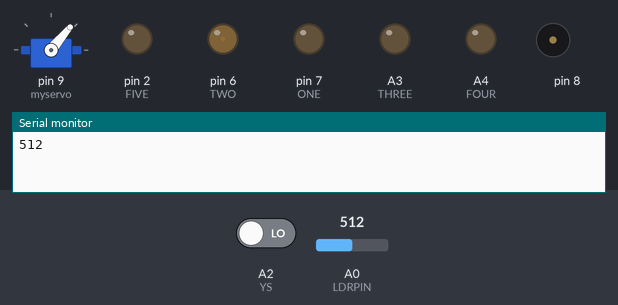
Bench run of a sketch on a simulated Arduino Uno, built with avr-gcc and run on an emulated ATmega328P. Parts: servo, output pins drawn as LEDs (lit = HIGH), buzzer (waves = sounding), the last lines printed to the serial monitor. The inputs (shaded band) are chosen by the test bench; at power-on: A0 (LDRPIN) = 512, A2 (YS) LOW. Random numbers use the default seed unless the sketch sets one.

Above: at 17.1 s.
17.2 s: A0 (LDRPIN) set to 670
At 18.52 s:
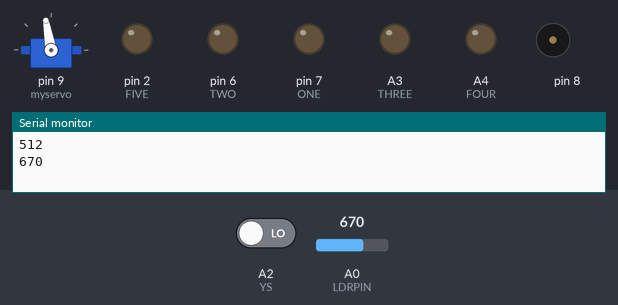
20.7 s: A0 (LDRPIN) set to 650
At 21.43 s:
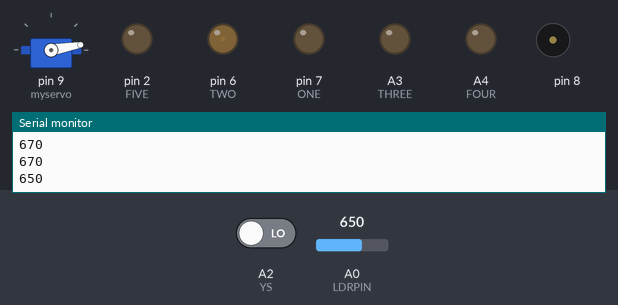
24.2 s: A0 (LDRPIN) set to 716
At 25.33 s:
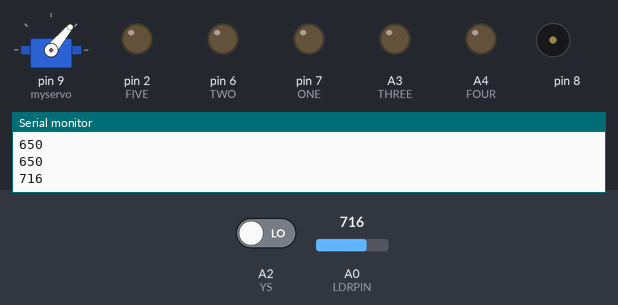
Timing chart, 0 to 33.7 s (numbered marks = the images above; inputs shaded):
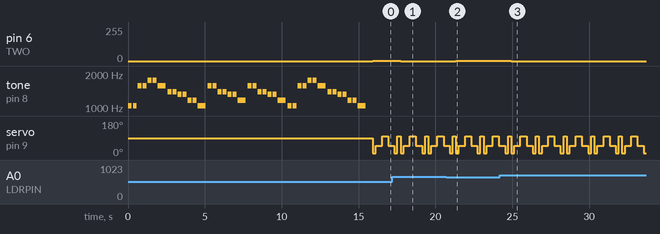

Measured:
- after the input at 17.2 s, pin 6 (TWO): 1/255 → 0/255 after 0.53 s
- after the input at 20.7 s, pin 6 (TWO): 0/255 → 1/255 after 0.63 s
- after the input at 24.2 s, pin 6 (TWO): 1/255 → 0/255 after 0.73 s
- by itself, servo on pin 9 (myservo): repeats every 1.8 s: 100° 0.20 s, 10° 0.20 s, 50° 0.40 s, 100° 0.40 s, 50° 0.40 s, 10° 0.20 s

The sketch:

0405.ino
```cpp
/*
 * Intro to IM
 * Rebecca Huang
 * Musical Instrument
 * April 6, 2021
 */

const int ONE = 7;
const int TWO = 6;
const int THREE = A3;
const int FOUR = A4;
const int FIVE = 2;
const int LDRPIN = A0;
const int YS = A2;

#include "pitches.h"
#include <Servo.h>
Servo myservo;

int melody[] = {
  NOTE_C6, NOTE_C6, NOTE_G6, NOTE_G6, NOTE_A6, NOTE_A6, NOTE_G6,
  NOTE_F6, NOTE_F6, NOTE_E6, NOTE_E6, NOTE_D6, NOTE_D6, NOTE_C6,
  NOTE_G6, NOTE_G6, NOTE_F6, NOTE_F6, NOTE_E6, NOTE_E6, NOTE_D6,
  NOTE_G6, NOTE_G6, NOTE_F6, NOTE_F6, NOTE_E6, NOTE_E6, NOTE_D6,
  NOTE_C6, NOTE_C6, NOTE_G6, NOTE_G6, NOTE_A6, NOTE_A6, NOTE_G6,
  NOTE_F6, NOTE_F6, NOTE_E6, NOTE_E6, NOTE_D6, NOTE_D6, NOTE_C6, 0
};


int noteDurations[] = {
  //8 is shorter than 4
  4, 4, 4, 4, 4, 4, 2,
  4, 4, 4, 4, 4, 4, 2,
  4, 4, 4, 4, 4, 4, 2,
  4, 4, 4, 4, 4, 4, 2,
  4, 4, 4, 4, 4, 4, 2,
  4, 4, 4, 4, 4, 4, 2, 4
};


void setup() {
  Serial.begin(9600);

  //light sensor pin
  pinMode(LDRPIN, INPUT);

  //switch's pin
  pinMode(YS, INPUT);

  //LED's pins
  pinMode(ONE, OUTPUT);
  pinMode(TWO, OUTPUT);
  pinMode(THREE, OUTPUT);
  pinMode(FOUR, OUTPUT);
  pinMode(FIVE, OUTPUT);

  //the speaker
  for (int thisNote = 0; thisNote < 43; thisNote++) {
    int noteDuration = 1000 / noteDurations[thisNote];
    tone(8, melody[thisNote], noteDuration);//SPEAKER PIN IS 8
    int pauseBetweenNotes = noteDuration * 1.30;
    delay(pauseBetweenNotes);
  }
  //initialize the servo object ; SERVO PIN IS 9
  myservo.attach(9);
}

void loop() {
  //the larger the number is in pos of myservo.write(pos),
  //the slower will the sever move

  int sensorValue = analogRead(LDRPIN);
  Serial.println(sensorValue);
  //the sections of intending to let the LEDs flash
  //according to the sensor value
  if (sensorValue > 660) {
    analogWrite(ONE, HIGH);
    analogWrite(TWO, LOW);
    analogWrite(THREE, HIGH);
    analogWrite(FOUR, LOW);
    analogWrite(FIVE, HIGH);
  } else {
    analogWrite(ONE, LOW);
    analogWrite(TWO, HIGH);
    analogWrite(THREE, LOW);
    analogWrite(FOUR, HIGH);
    analogWrite(FIVE, LOW);
  }
  //the switch controlling the LED
  if (digitalRead(YS) == HIGH) {
    digitalWrite(ONE, random(LOW, HIGH));
    digitalWrite(TWO, random(LOW, HIGH));
    digitalWrite(THREE, random(LOW, HIGH));
    digitalWrite(FOUR, random(LOW, HIGH));
    digitalWrite(FIVE, random(LOW, HIGH));
  }
  //the pattern of how the servo works at last
  myservo.write(10);
  delay(200);
  myservo.write(50);
  delay(200);
  myservo.write(50);
  delay(200);
  myservo.write(100);
  delay(200);
  myservo.write(100);
  delay(200);
  myservo.write(50);
  delay(200);
  myservo.write(50);
  delay(200);
  myservo.write(10);
  delay(200);
  myservo.write(100);
  delay(200);
}
```

pitches.h
```cpp
/*************************************************
 * Public Constants
 *************************************************/
//every note has a frequency
#define NOTE_B0  31
#define NOTE_C1  33
#define NOTE_CS1 35
#define NOTE_D1  37
#define NOTE_DS1 39
#define NOTE_E1  41
#define NOTE_F1  44
#define NOTE_FS1 46
#define NOTE_G1  49
#define NOTE_GS1 52
#define NOTE_A1  55
#define NOTE_AS1 58
#define NOTE_B1  62
#define NOTE_C2  65
#define NOTE_CS2 69
#define NOTE_D2  73
#define NOTE_DS2 78
#define NOTE_E2  82
#define NOTE_F2  87
#define NOTE_FS2 93
#define NOTE_G2  98
#define NOTE_GS2 104
#define NOTE_A2  110
#define NOTE_AS2 117
#define NOTE_B2  123
#define NOTE_C3  131
#define NOTE_CS3 139
#define NOTE_D3  147
#define NOTE_DS3 156
#define NOTE_E3  165
#define NOTE_F3  175
#define NOTE_FS3 185
#define NOTE_G3  196
#define NOTE_GS3 208
#define NOTE_A3  220
#define NOTE_AS3 233
#define NOTE_B3  247
#define NOTE_C4  262
#define NOTE_CS4 277
#define NOTE_D4  294
#define NOTE_DS4 311
#define NOTE_E4  330
#define NOTE_F4  349
#define NOTE_FS4 370
#define NOTE_G4  392
#define NOTE_GS4 415
#define NOTE_A4  440
#define NOTE_AS4 466
#define NOTE_B4  494
#define NOTE_C5  523
#define NOTE_CS5 554
#define NOTE_D5  587
#define NOTE_DS5 622
#define NOTE_E5  659
#define NOTE_F5  698
#define NOTE_FS5 740
#define NOTE_G5  784
#define NOTE_GS5 831
#define NOTE_A5  880
#define NOTE_AS5 932
#define NOTE_B5  988
#define NOTE_C6  1047
#define NOTE_CS6 1109
#define NOTE_D6  1175
#define NOTE_DS6 1245
#define NOTE_E6  1319
#define NOTE_F6  1397
#define NOTE_FS6 1480
#define NOTE_G6  1568
#define NOTE_GS6 1661
#define NOTE_A6  1760
#define NOTE_AS6 1865
#define NOTE_B6  1976
#define NOTE_C7  2093
#define NOTE_CS7 2217
#define NOTE_D7  2349
#define NOTE_DS7 2489
#define NOTE_E7  2637
#define NOTE_F7  2794
#define NOTE_FS7 2960
#define NOTE_G7  3136
#define NOTE_GS7 3322
#define NOTE_A7  3520
#define NOTE_AS7 3729
#define NOTE_B7  3951
#define NOTE_C8  4186
#define NOTE_CS8 4435
#define NOTE_D8  4699
#define NOTE_DS8 4978
```
